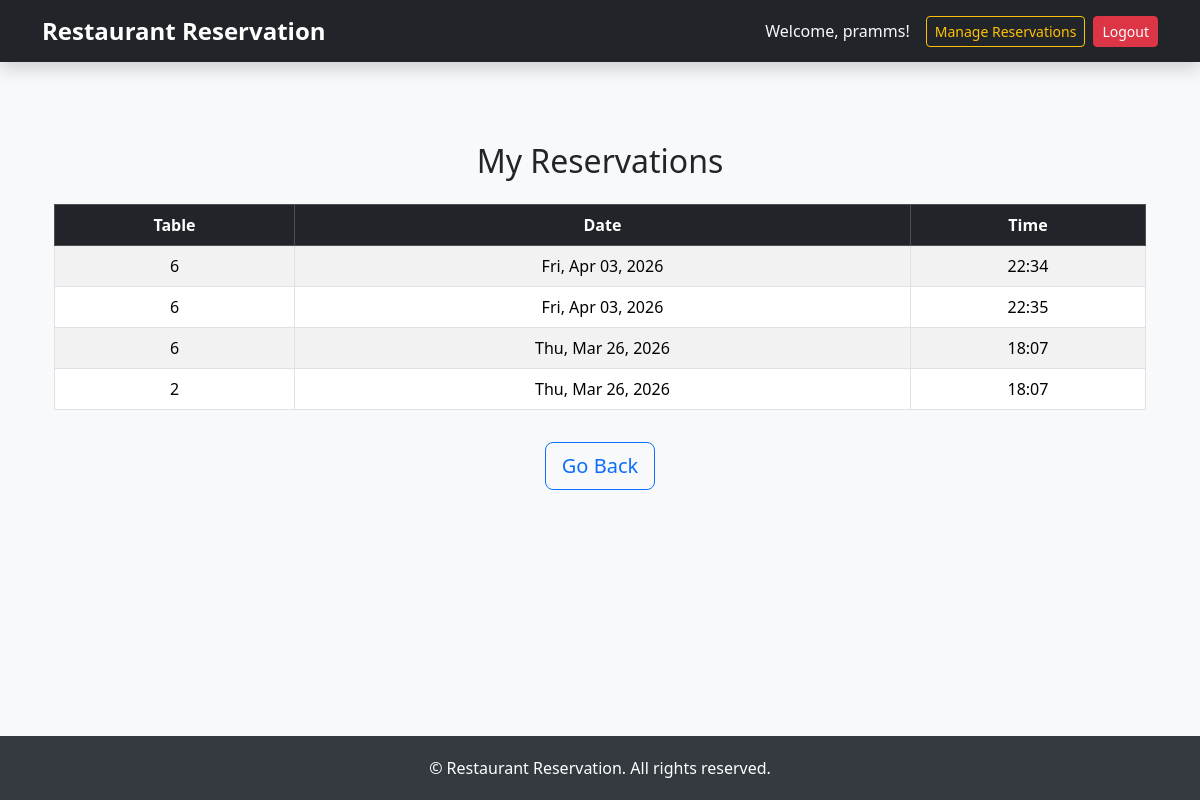
/my-reservations/ (signed in), run on the app's committed database.
### reservation/models.py (models this page shows, shortened)
class Reservation(models.Model):
    STATUS = (
        ("pending","Pending"),
        ("confirmed","Confirmed"),
        ("cancelled","Cancelled")
    )
    user = models.ForeignKey(User,on_delete=models.CASCADE)
    name = models.CharField(max_length=50,null=True,blank=True)
    table = models.ForeignKey(Table,on_delete=models.CASCADE)
    reservation_date = models.DateField()
    reservation_time = models.TimeField()
    guests = models.PositiveBigIntegerField()
    status = models.CharField(max_length=10,choices=STATUS,default="pending")
    class Meta:
        constraints = [
            models.UniqueConstraint(
                fields=['table', 'reservation_date', 'reservation_time'],
                name='unique_table_booking'
            )
        ]

class Table(models.Model):
    number = models.PositiveBigIntegerField(unique=True)
    seats = models.PositiveBigIntegerField()

### reservation/views.py (the view)
# urls.py: path("my-reservations/",views.MyReservationView.as_view(),name="my-reservations"),
class MyReservationView(LoginRequiredMixin,ListView):
    model = Reservation
    template_name = "my_reservations.html"
    context_object_name = "reservations"
    def get_queryset(self):
        return Reservation.objects.filter(user=self.request.user).order_by("-reservation_date")

### templates/my_reservations.html
{% extends "base.html" %}
{% block content %}
<div class="container mt-5">
    <h2 class="mb-4 text-center">My Reservations</h2>
    <div class="table-responsive">
        <table class="table table-striped table-hover table-bordered align-middle">
            <thead class="table-dark text-center">
                <tr>
                    <th scope="col">Table</th>
                    <th scope="col">Date</th>
                    <th scope="col">Time</th>
                </tr>
            </thead>
            <tbody class="text-center">
                {% for r in reservations %}
                <tr>
                    <td>{{ r.table.number }}</td>
                    <td>{{ r.reservation_date|date:"D, M d, Y" }}</td>
                    <td>{{ r.reservation_time|time:"H:i" }}</td>
                </tr>
                {% empty %}
                <tr>
                    <td colspan="3" class="text-muted">You have no reservations yet.</td>
                </tr>
                {% endfor %}
            </tbody>
        </table>
    </div>
    <div class="text-center mt-3">
        <a href="{% url 'home' %}" class="btn btn-outline-primary btn-lg">Go Back</a>
    </div>
</div>
{% endblock content %}

### templates/base.html (shortened to what this page needs)
<!doctype html>
<html lang="en">
<head>
    <link href="https://cdn.jsdelivr.net/npm/bootstrap@5.3.8/dist/css/bootstrap.min.css" rel="stylesheet"
>
</head>
<body>
    <nav class="navbar navbar-expand-lg navbar-dark bg-dark fixed-top shadow">
        <div class="container">
            <a class="navbar-brand" href="/">Restaurant Reservation</a>
            <div class="collapse navbar-collapse" id="navbarNav">
                <ul class="navbar-nav ms-auto align-items-center">
                    <li class="nav-item">
                        {% if user.is_authenticated %}
                        <span class="welcome-text text-light">
                            Welcome, {{ user.username }}!
                        </span>
                        {% else %}
                        <span class="welcome-text text-light">Welcome, Guest!</span>
                        {% endif %}
                    </li>
                    {% if user.is_authenticated and user.profile.role != "customer" %}
                    <li class="nav-item">
                        <a class="btn btn-outline-warning btn-sm" href="{% url 'manage-reservations' %}">Manage Reservations</a>
                    </li>
                    {% endif %}
                    {% if user.is_authenticated %}
                    <li class="nav-item ms-2">
                        <form action="{% url 'logout' %}" method="post" class="d-inline">
                            <button type="submit" class="btn btn-danger btn-sm">Logout</button>
                        </form>
                    </li>
                    {% else %}
                    <li class="nav-item ms-2">
                        <a href="{% url 'login' %}" class="btn btn-primary btn-sm">Login</a>
                    </li>
                    {% endif %}
                </ul>
            </div>
        </div>
    </nav>
    <main class="container mt-4">
        {% block content %}
        {% endblock content %}
    </main>
    <footer>
        &copy; {{ now|date:"Y" }} Restaurant Reservation. All rights reserved.
    </footer>
</body>
</html>

### templates/base.html (style rules this page uses)
html, body { height: 100%; }
body { display: flex; flex-direction: column; background-color: #f8f9fa; padding-top: 70px; }
.navbar-brand { font-weight: bold; font-size: 1.5rem; }
.welcome-text { margin-right: 1rem; font-weight: 500; }
main { flex: 1 0 auto; }
footer { flex-shrink: 0; background-color: #343a40; color: #fff; padding: 20px 0; text-align: center; }

### data on the page
Reservation: table.number "6", reservation_date "Fri, Apr 03, 2026", reservation_time "22:34"
Reservation: table.number "6", reservation_date "Fri, Apr 03, 2026", reservation_time "22:35"
Reservation: table.number "6", reservation_date "Thu, Mar 26, 2026", reservation_time "18:07"
Reservation: table.number "2", reservation_date "Thu, Mar 26, 2026", reservation_time "18:07"

### other printed values
{{ user.username }} "pramms"
